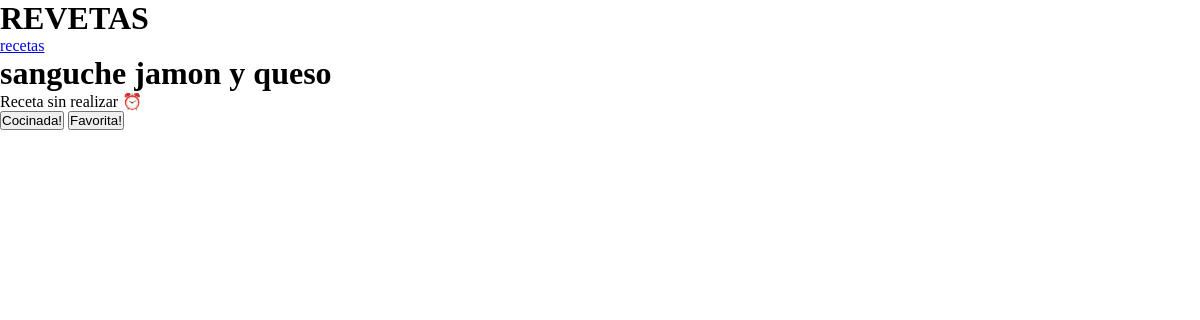
The app's page /recetas/, older data.
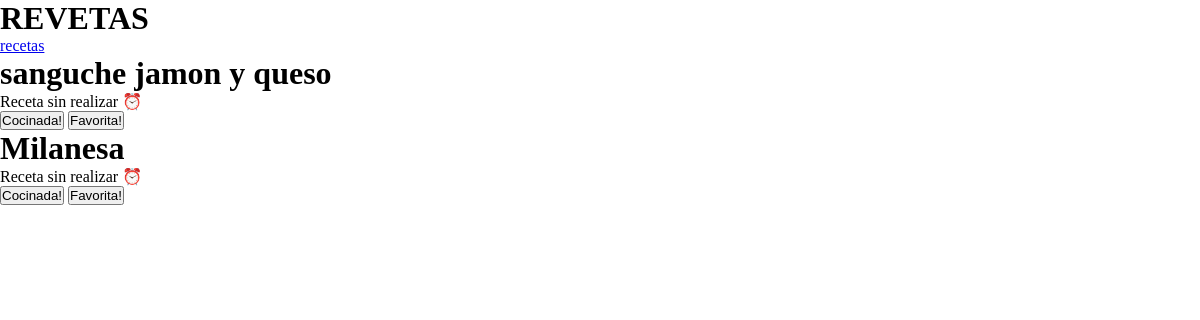
The same page, newer data.
### tasks/models.py (models this page shows, shortened)
class Receta(models.Model):
    title = models.CharField(max_length=255)
    description = models.TextField()
    user = models.ForeignKey(Usuario,on_delete=models.CASCADE)
    cooked = models.BooleanField(default=False)
    favs = models.BooleanField(default=False)

### tasks/views.py (the view)
# urls.py: path('recetas/',recetas),
def recetas(request):
    recetas = Receta.objects.all()
    return render(request,'recetas.html',{'recetas':recetas})

### tasks/templates/recetas.html
{% extends 'main.html' %}
{% block content %}
    {% for receta in recetas %}
    <div>
        <h1>{{receta.title}}</h1>
        {% if receta.cooked == False%}
        <p>Receta sin realizar ⏰</p>
        {% else %}
        <p>Receta cocinada! ✅</p>
        {% endif %}
        <button> Cocinada! </button>
        <button> Favorita!</button>
    </div>
    {% endfor %}
{% endblock %}

### tasks/templates/main.html (shortened to what this page needs)
{% load static %}
<!DOCTYPE html>
<html lang="es">
<head>
    <link rel="stylesheet" href="{% static 'styles/main.css' %}">
</head>
<body>
    <header>
        <div class="nav">
            <h1>REVETAS {{title}}</h1>
            <a href="/recetas/">recetas</a>
        </div>
    </header>
    <main>
        {% block content %}
        {% endblock %}
    </main>
</body>
</html>

### tasks/static/styles/main.css (style rules this page uses)
* { margin: 0%; padding: 0%; box-sizing: border-box; }

Row changes from the older to the newer data that the page shows:
added Receta: title "Milanesa", cooked "Receta sin realizar ⏰"
